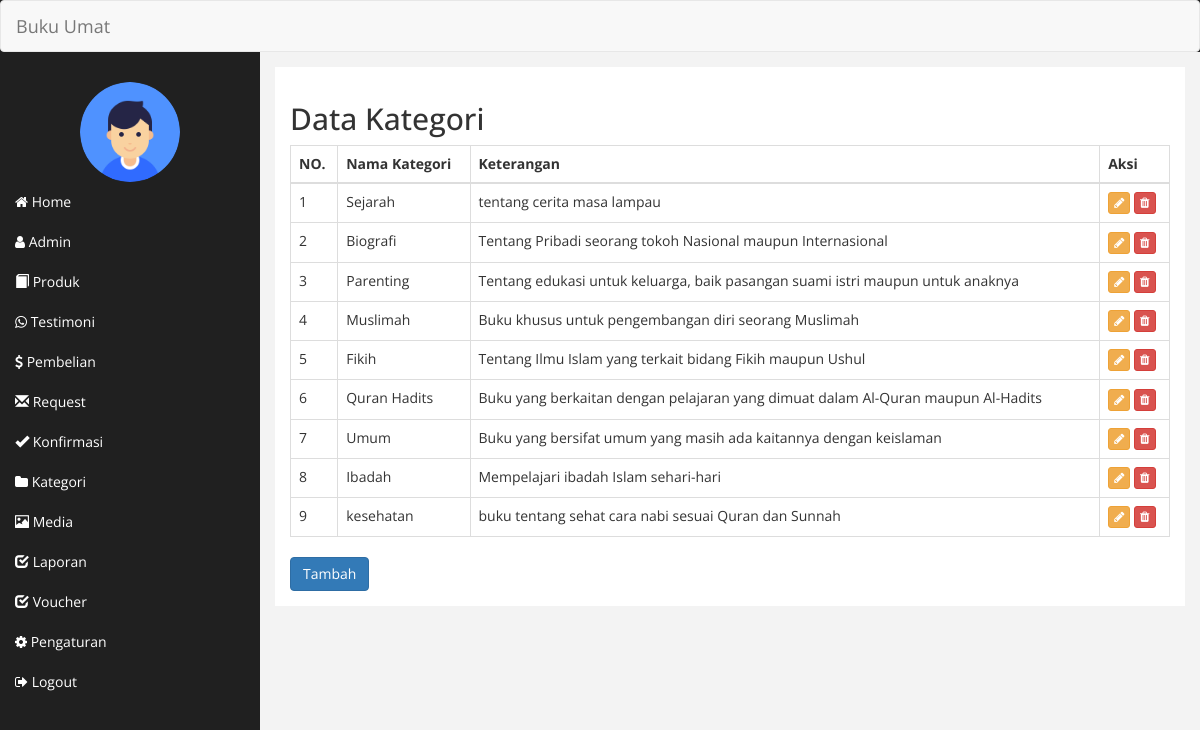
/adminbukuumat/index.php?halaman=kategori (signed in), run on the app's committed database.
### tables this page shows
CREATE TABLE `kategori` (
  `id_kategori` int(11) NOT NULL,
  `nama_kategori` varchar(225) NOT NULL,
  `keterangan_kategori` text NOT NULL
);

### config/class.php (called while the page is built, shortened)
<?php
$mysqli = new mysqli("localhost", "u7951607_goonpro", "Bismillah", "u7951607_bukuumat" );
class admin
{
	public $koneksi;
	function __construct($mysqli)
	{
		$this->koneksi = $mysqli;
	}
	function ambil_admin($ida)
	{
		$ambil = $this->koneksi->query("SELECT * FROM admin WHERE id_admin='$ida'");
		$pecahdata = $ambil->fetch_assoc();
		return $pecahdata;
	}
}
class kategori{
	public $koneksi;
	function __construct($mysqli)
	{
		$this->koneksi = $mysqli;
	}
	function tampil_kategori()
	{
		$data = array();
		$ambil = $this->koneksi->query("SELECT * FROM kategori");
		while($pecah = $ambil->fetch_assoc())
		{
			$data[] = $pecah;
		}
		return $data;
	}
}
$admin = new admin($mysqli);
$kategori = new kategori($mysqli);
?>

### adminbukuumat/kategori/tampilkategori.php (the view)
<h2>Data Kategori</h2>
<?php
$datakategori = $kategori->tampil_kategori();
?>
<table class="table table-bordered" id="thetable">
	<thead>
		<tr>
			<th>NO.</th>
			<th>Nama Kategori</th>
			<th>Keterangan</th>
			<th>Aksi</th>
		</tr>
	</thead>
	<tbody>
		<?php foreach ($datakategori as $key => $value): ?>
			<tr>
				<td><?php echo $key+=1; ?></td>
				<td><?php echo $value['nama_kategori'];?></td>
				<td><?php echo $value['keterangan_kategori']; ?></td>
				<td>
					<a href="index.php?halaman=ubahkategori&id=<?php echo $value['id_kategori']; ?>" class="btn btn-warning btn-xs"><span class="fa fa-pencil"></span></a>
					<a onclick="return confirm('Apakah Anda yakin mau menghapus data ini?')"
					href="index.php?halaman=hapuskategori&id=<?php echo $value['id_kategori']; ?>" class="btn btn-danger btn-xs">
						<span class="fa fa-trash"></span>
					</a>
				</td>
			</tr>
		<?php endforeach ?>
	</tbody>
</table>
<a href="index.php?halaman=tambahkategori" class="btn btn-primary">Tambah</a>

### adminbukuumat/index.php (shortened to what this page needs)
<?php
include '../config/class.php';
$id_admin = $_SESSION['admin']['id_admin'];
$detailadmin = $admin->ambil_admin($id_admin);
?>
<!DOCTYPE html>
<html lang="en">
<head>
	<link href="../assets/bootstrap/css/bootstrap.min.css" rel="stylesheet">
	<link rel="stylesheet" href="../assets/fontawesome/css/font-awesome.css">
	<link rel="stylesheet" href="../assets/dist/css/sendiri.css">
</head>
<body>
	<?php
	$aktif = "home";
	?>
	<div id="wrapper">
		<nav class="navbar navbar-default">
			<div class="navbar-header">
				<a class="navbar-brand" href="#">Buku Umat</a>
			</div>
		</nav>
		<nav class="navbar-default navbar-side">
			<div class="sidebar-collapse">
				<ul class="nav" id="main-menu">
					<div class="text-center">
							<img src="../assets/foto_admin/<?php echo $detailadmin['foto_admin']; ?>" class="img-circle admin-image">
					</div>
					<li class="<?php if($aktif=="home"){echo "active";} ?>"><a href="index.php"><i class="fa fa-home"></i> Home</a></li>
					<li class="<?php if($aktif=="admin"){echo "active";} ?>"><a href="index.php?halaman=admin"><i class="fa fa-user"></i> Admin</a></li>
					<li><a href="index.php?halaman=produk"><i class="glyphicon glyphicon-book"></i> Produk</a></li>
					<li><a href="index.php?halaman=testimoni"><i class="fa fa-whatsapp"></i> Testimoni</a></li>
					<li><a href="index.php?halaman=pembelian"><i class="fa fa-dollar"></i> Pembelian</a></li>
					<li><a href="index.php?halaman=request"><i class="
						glyphicon glyphicon-envelope"></i> Request</a></li>
						<li><a href="index.php?halaman=konfirmasi"><i class="glyphicon glyphicon-ok"></i> Konfirmasi</a></li>
						<li><a href="index.php?halaman=kategori"><i class="fa fa-folder"></i> Kategori</a></li>
						<li><a href="index.php?halaman=media"><i class="glyphicon glyphicon-picture"></i> Media</a></li>
						<li><a href="index.php?halaman=laporan"><i class="glyphicon glyphicon-check"></i> Laporan</a></li>
						<li><a href="index.php?halaman=voucher"><i class="glyphicon glyphicon-check"></i> Voucher</a></li>
						<li><a href="index.php?halaman=pengaturan"><i class="fa fa-cog"></i> Pengaturan</a></li>
						<li><a href="index.php?halaman=logout"><i class="fa fa-sign-out"></i> Logout</a></li>
					</div>
				</nav>
				<div id="page-wrapper">
					<div id="page-inner">
						<?php
						if(!isset($_GET['halaman']))
						{
							include 'home.php';
						}else
						{
							if($_GET['halaman']=="kategori")
							{
								include 'kategori/tampilkategori.php';
							}
							elseif ($_GET['halaman']=="tambahkategori") {
								include 'kategori/tambahkategori.php';
							}
							elseif ($_GET['halaman']=="ubahkategori")
							{
								include 'kategori/ubahkategori.php';
							}
							elseif ($_GET['halaman']=="hapuskategori") {
								include 'kategori/hapuskategori.php';
							}
							elseif($_GET['halaman']=="produk")
							{
								include 'produk/tampilproduk.php';
							}
							elseif($_GET['halaman']=="detailproduk")
							{
								include 'produk/detailproduk.php';
							}
							elseif($_GET['halaman']=="ubahproduk")
							{
								include 'produk/ubahproduk.php';
							}
							elseif($_GET['halaman']=="hapusproduk")
							{
								include 'produk/hapusproduk.php';
							}
							elseif($_GET['halaman']=="tambahproduk")
							{
								include 'produk/tambahproduk.php';
							}
							elseif($_GET['halaman']=="fotoproduk")
							{
								include 'produk/fotoproduk.php';
							}
							elseif($_GET['halaman']=="pembelian")
							{
								include 'pembelian/tampilpembelian.php';
							}
							elseif($_GET['halaman']=='pembayaran')
							{
								include 'pembelian/pembayaran.php';
							}
							elseif($_GET['halaman']=='nota')
							{
								include'pembelian/nota.php';
							}
							elseif ($_GET['halaman']=="pengaturan")
							{
								include 'pengaturan/tampilpengaturan.php';
							}
							elseif ($_GET['halaman']=="ubahpengaturan")
							{
								include 'pengaturan/ubahpengaturan.php';
							}
							elseif ($_GET['halaman']=="admin")
							{
								include 'admin/tampiladmin.php';
							}
							elseif ($_GET['halaman']=="tambahadmin") {
								include 'admin/tambahadmin.php';
							}
							elseif ($_GET['halaman']=="hapusadmin") {
								include 'admin/hapusadmin.php';
							}
							elseif ($_GET['halaman']=="ubahadmin") {
								include 'admin/ubahadmin.php';
							}
							elseif ($_GET['halaman']=="diskon") {
								include 'diskon/tampildiskon.php';
							}
							elseif ($_GET['halaman']=="tambahdiskon")
							{
								include 'diskon/tambahdiskon.php';
							}elseif ($_GET['halaman']=="hapusdiskon")
							{
								include 'diskon/hapusdiskon.php';
							}elseif ($_GET['halaman']=="ubahdiskon") {
								include 'diskon/ubahdiskon.php';
							}
							elseif ($_GET['halaman']=="testimoni") {
								include 'testimoni/tampiltestimoni.php';
							}
							elseif($_GET['halaman']=="tambahtestimoni")
							{
								include 'testimoni/tambahtestimoni.php';
							}
							elseif($_GET['halaman']=="ubahtestimoni")
							{
								include 'testimoni/ubahtestimoni.php';
							}
							elseif($_GET['halaman']=="hapustestimoni")
							{
								include 'testimoni/hapustestimoni.php';
							}
							elseif($_GET['halaman']=="logout")
							{
								include 'logout.php';
							}
							elseif($_GET['halaman']=="media")
							{
								include 'media/tampilmedia.php';
							}
							elseif($_GET['halaman']=="ubahmedia")
							{
								include 'media/ubahmedia.php';
							}
							elseif ($_GET['halaman']=="request")
							{
								include 'request/tampilrequest.php';
							}
							elseif($_GET['halaman']=="pembeliandiskon")
							{
								include 'pembeliandiskon/tampilpembeliandiskon.php';
							}
							elseif($_GET['halaman']=="konfirmasi")
							{
								include 'konfirmasi/tampilkonfirmasi.php';
							}
							elseif($_GET['halaman']=="laporan")
							{
								include 'pembelian/laporan.php';
							}elseif($_GET['halaman']=="voucher")
							{
								include'voucher/tambahvoucher.php';
							}
						}
						?>
					</div>
				</div>
			</div>
		</body>
		</html>

### data on the page
kategori: key "1", nama_kategori "Sejarah", keterangan_kategori "tentang cerita masa lampau"
kategori: key "2", nama_kategori "Biografi", keterangan_kategori "Tentang Pribadi seorang tokoh Nasional maupun Internasional"
kategori: key "3", nama_kategori "Parenting", keterangan_kategori "Tentang edukasi untuk keluarga, baik pasangan suami istri maupun untuk anaknya"
kategori: key "4", nama_kategori "Muslimah", keterangan_kategori "Buku khusus untuk pengembangan diri seorang Muslimah"
kategori: key "5", nama_kategori "Fikih", keterangan_kategori "Tentang Ilmu Islam yang terkait bidang Fikih maupun Ushul"
kategori: key "6", nama_kategori "Quran Hadits", keterangan_kategori "Buku yang berkaitan dengan pelajaran yang dimuat dalam Al-Quran maupun Al-Hadits"
kategori: key "7", nama_kategori "Umum", keterangan_kategori "Buku yang bersifat umum yang masih ada kaitannya dengan keislaman"
kategori: key "8", nama_kategori "Ibadah", keterangan_kategori "Mempelajari ibadah Islam sehari-hari"
kategori: key "9", nama_kategori "kesehatan", keterangan_kategori "buku tentang sehat cara nabi sesuai Quran dan Sunnah"
